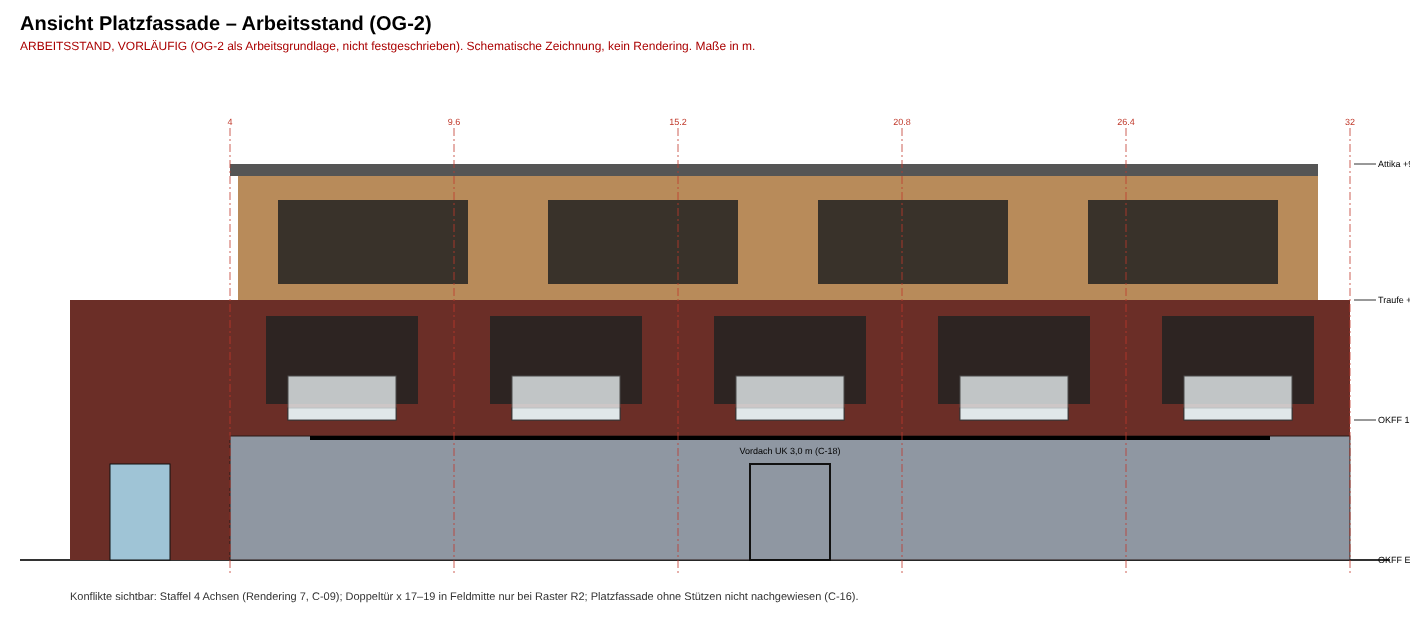
#> input picture praesentation/werlte_master/elevations/elevation_platz_arbeitsstand.png, 1410 x 640 px
$ python geometrietreue.py ../elevations/elevation_platz_arbeitsstand.png ../elevations/elevation_platz_arbeitsstand.png 5
#> lines starting #> are read from the running program, lines starting #| are printed output that depends on the picture; after the words box and inside, x2 and y2 are one past the last pixel; in counts of white or black regions, pixels touching at a corner belong together
"""Misst, wie genau ein veredeltes (Higgsfield-) Bild die Kanten des zugehörigen Blender-Renderings behält.
Kanten (Sobel, 90. Perzentil der Gradienten) beider Bilder; Anteil der Kanten des Blender-Bilds, zu denen das veredelte Bild innerhalb r Pixeln (Standard 6 px bei 2400 px Breite = ca. 0,10 m an der Fassade) eine Kante hat, und umgekehrt."""
import sys, numpy as np
from PIL import Image, ImageFilter
def edges(img, size=(2400, 1350)):
#> called with size = (2400, 1350)
    g = np.asarray(img.convert("L").resize(size, Image.LANCZOS)).astype(float)
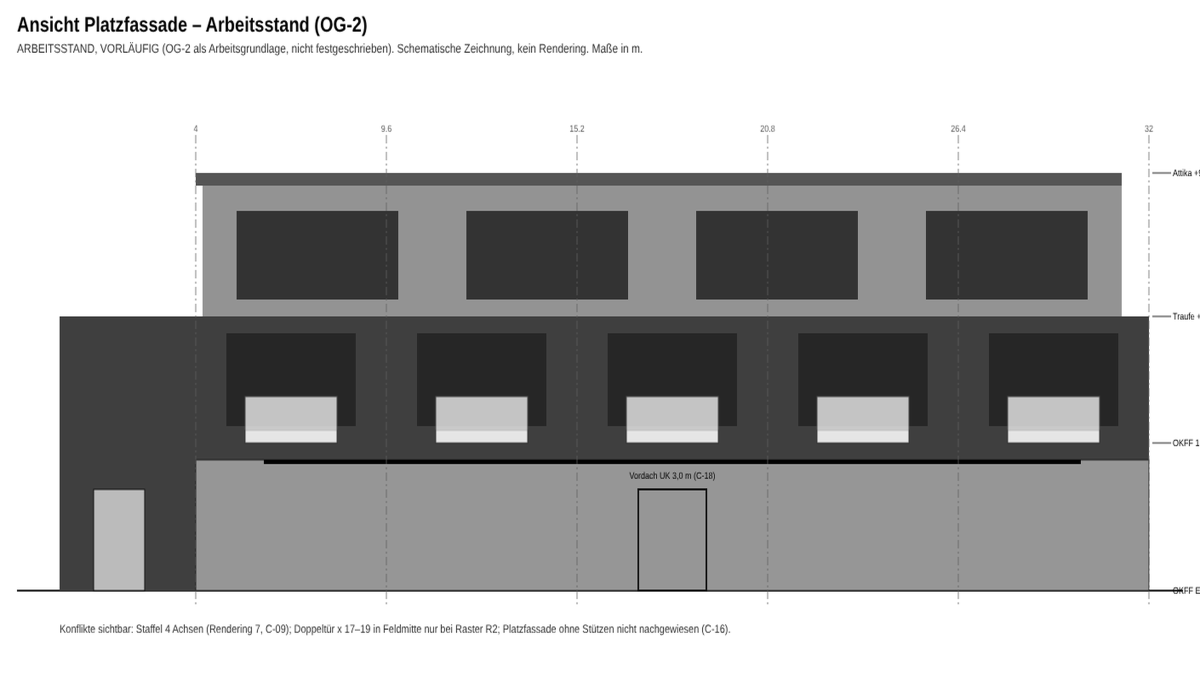
#> g: shape (1350, 2400) float64 (shown at 1/2 size); min 0, max 255, mean 172.4
    gx = np.zeros_like(g); gy = np.zeros_like(g); gx[:, 1:-1] = g[:, 2:] - g[:, :-2]; gy[1:-1] = g[2:] - g[:-2]; m = np.hypot(gx, gy)
#> after `gx[:, 1:-1] = g[:, 2:] - g[:, :-2]`:
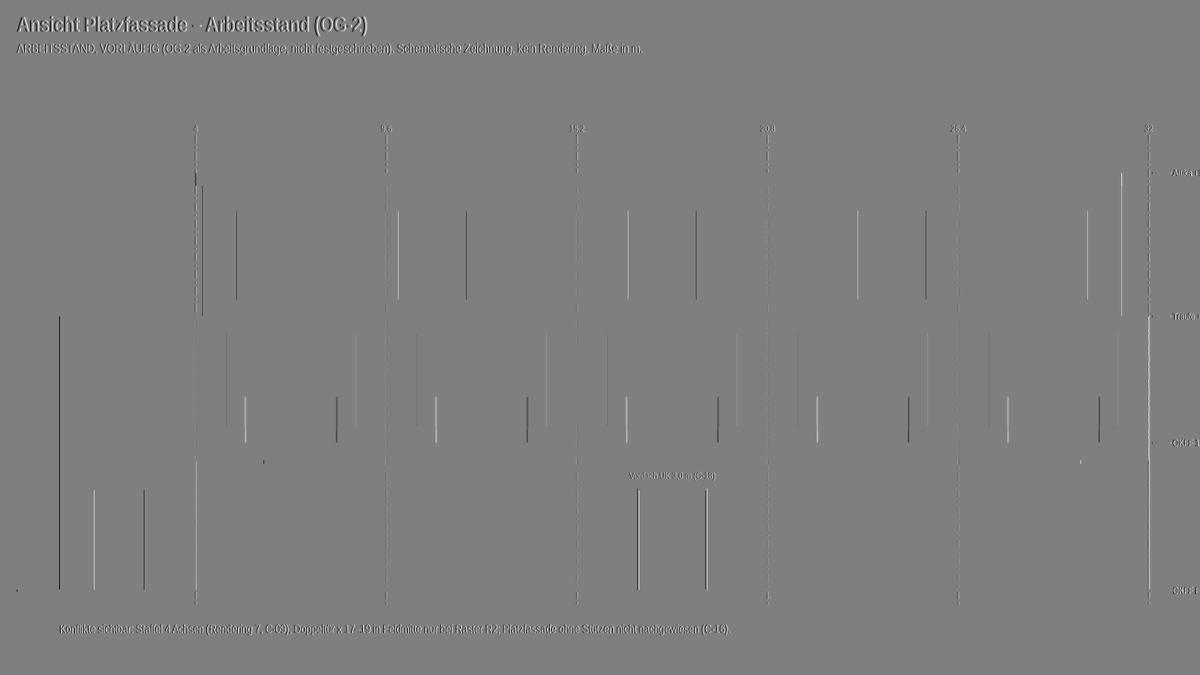
#> gx: shape (1350, 2400) float64 (shown at 1/2 size); min -255, max 255, mean 0; drawn with min black and max white
#> after `m = np.hypot(gx, gy)`:
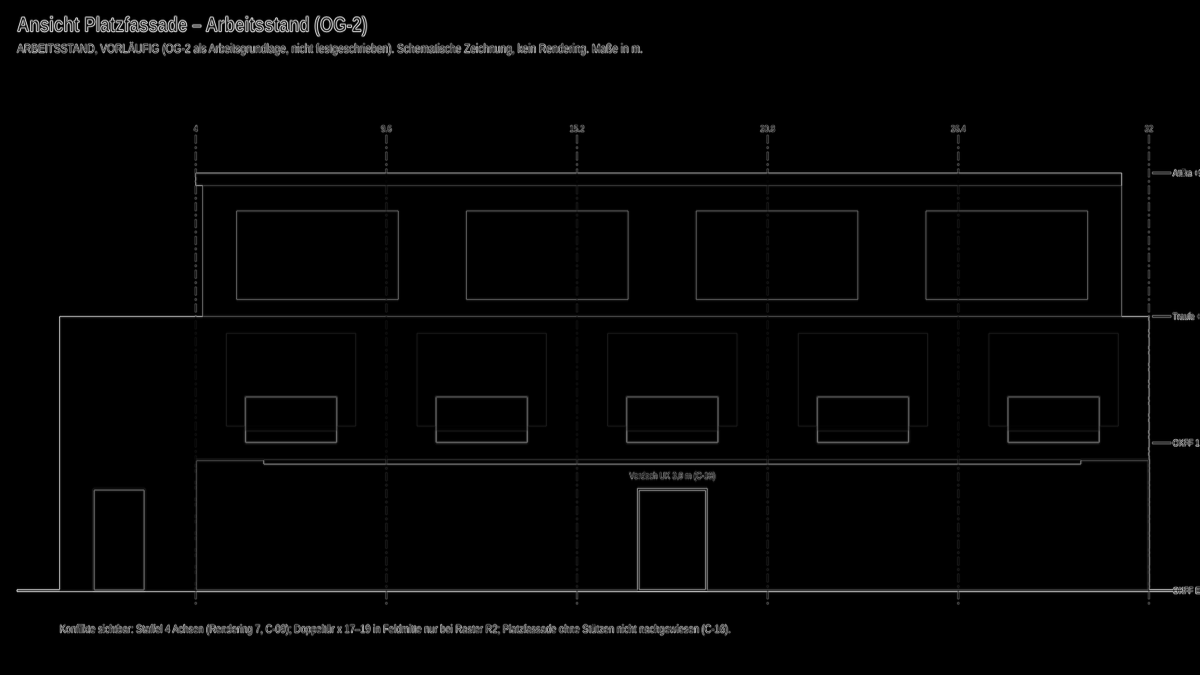
#> m: shape (1350, 2400) float64 (shown at 1/2 size); min 0, max 268, mean 4.5; drawn with min black and max white
    return m > np.percentile(m, 90)
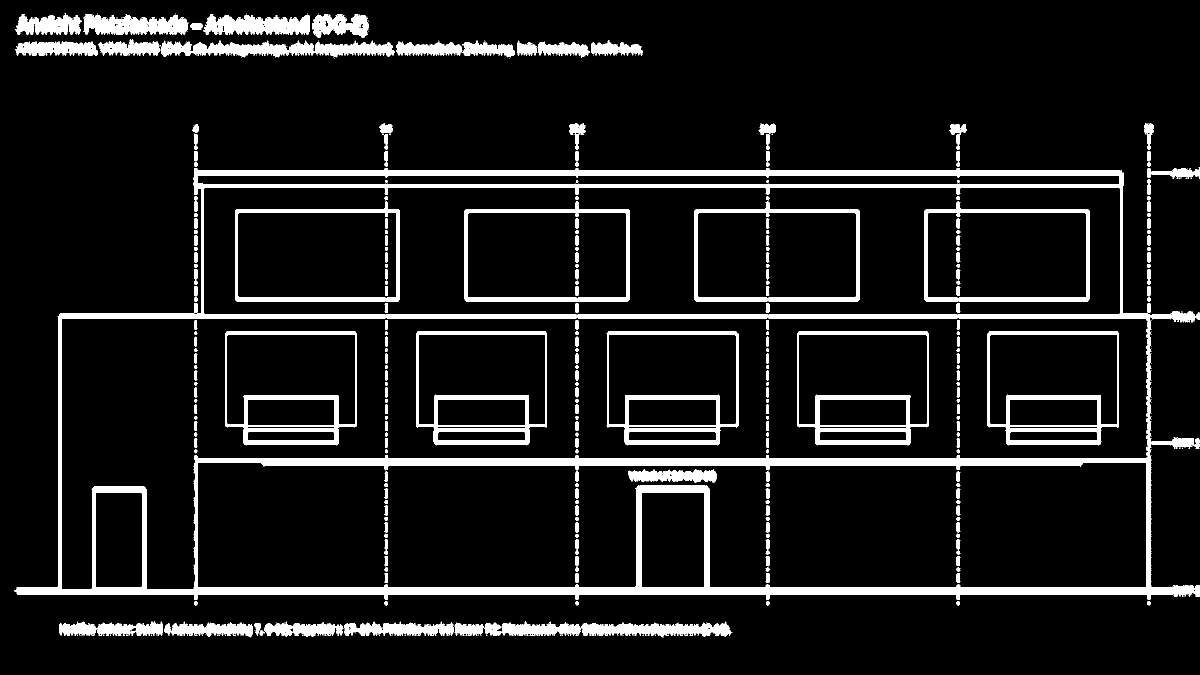
#> returned value: shape (1350, 2400) bool (shown at 1/2 size); 9.1% white; 685 white regions (381 under 20 px), largest, box (x1, y1, x2, y2) and area: (29, 336, 2400, 1200) 122214, (832, 665, 1094, 891) 9103, (1214, 665, 1477, 891) 8970
def dilate(e, r):
#> called with r = 5
    im = Image.fromarray((e * 255).astype(np.uint8)).filter(ImageFilter.MaxFilter(2 * r + 1)); return np.asarray(im) > 0
#> after `im = Image.fromarray((e * 255).astype(np.uint8)).filter(ImageFilter.Ma`:
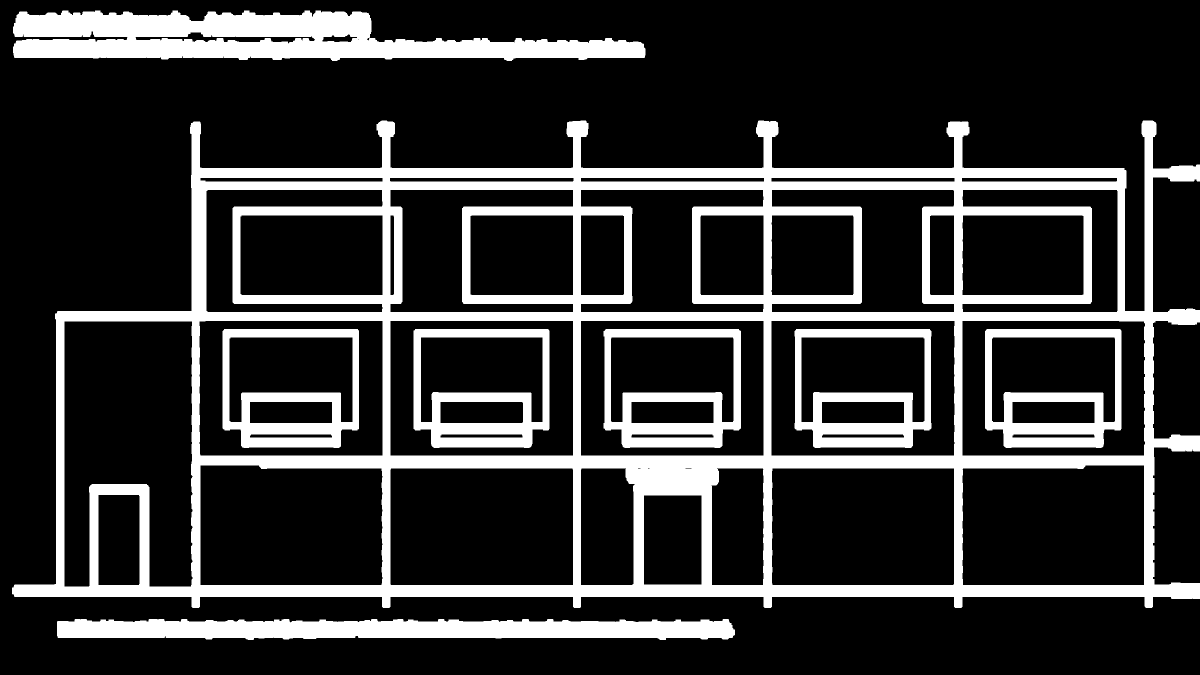
#> im: PIL image 2400x1350 L (shown at 1/2 size); 20.8% white; 8 white regions, largest, box (x1, y1, x2, y2) and area: (24, 241, 2400, 1216) 426002, (26, 21, 1291, 122) 78682, (114, 1238, 1470, 1280) 47028
def score(a, b, r=6):
    ea, eb = edges(Image.open(a)), edges(Image.open(b)); return (dilate(eb, r)[ea]).mean(), (dilate(ea, r)[eb]).mean()
if __name__ == "__main__":
    s1, s2 = score(sys.argv[1], sys.argv[2], int(sys.argv[3]) if len(sys.argv) > 3 else 6); print("Blender-Kanten im veredelten Bild wiedergefunden: %.1f %%; veredelte Kanten im Blender-Bild: %.1f %%" % (s1 * 100, s2 * 100))
#> after `s1, s2 = score(sys.argv[1], sys.argv[2], int(sys.argv[3]) if len(sys.a`: s1 = 1; s2 = 1
